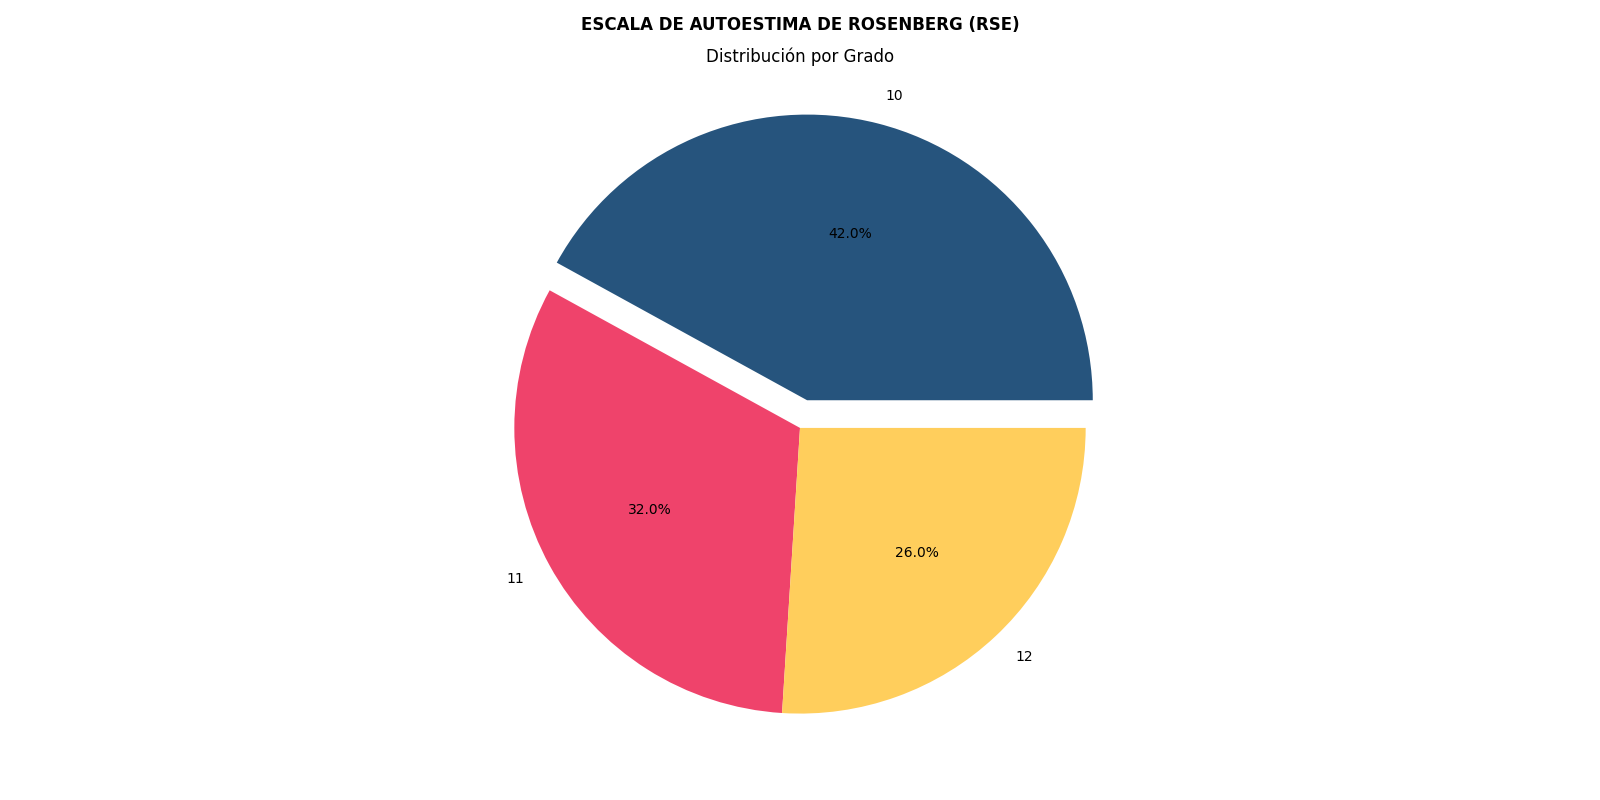

This chart was generated by the following Python code:
import csv
import matplotlib.pyplot as plt

data = []
preguntas = []

with open('Datos de contacto.csv', 'r') as csvfile:
    reader = csv.reader(csvfile)
    headers = next(reader)  # Lee la primera línea completa
    preguntas = headers[2:]  # Array con las preguntas

    for row in reader:
        grado = row[1]  # Grado del estudiante
        respuestas = [4 if x == "Muy de acuerdo" else 3 if x == "De acuerdo" else 2 if x == "En desacuerdo" else 1 if x == "Muy en desacuerdo" else None for x in row[2:]]  # Convierte las respuestas a valores numéricos
        data.append([grado] + respuestas)  # Agrega la fila con el grado y las respuestas a la lista data

def calculate_means():
    grado_scores = {}
    grado_frequencies = {}
    for row in data:
        grado = row[0]
        scores = row[1:]
        if grado in grado_scores:
            grado_scores[grado] += sum(score / 10 for score in scores)
            grado_frequencies[grado] += 1
        else:
            grado_scores[grado] = sum(score / 10 for score in scores)
            grado_frequencies[grado] = 1
    mean_scores = [(grado_scores[grado] / grado_frequencies[grado]) * 1.25 for grado in sorted(grado_frequencies.keys())]
    return mean_scores


def plot_grado_distribution():
    grado_frequencies = {grado: sum(1 for row in data if row[0] == str(grado)) for grado in [10, 11, 12]}
    sizes = [grado_frequencies[grado] for grado in sorted(grado_frequencies.keys())]
    explode = [0, 0, 0]
    explode[max(enumerate(sorted(grado_frequencies.keys())), key=lambda x: grado_frequencies[x[1]])[0]] = 0.1
    plt.subplot(1, 1, 1)
    plt.title("Distribución por Grado")
    plt.pie(sizes, labels=[str(grado) for grado in sorted(grado_frequencies.keys())], explode=explode, autopct="%1.1f%%", colors=color_palette)

if __name__ == "__main__":
    mean_scores = calculate_means()
    plt.figure(figsize=(16, 8))
    plt.suptitle("ESCALA DE AUTOESTIMA DE ROSENBERG (RSE)", fontweight="bold")
    color_palette = ["#26547d", "#ef436b", "#ffce5c", "#05c793", "#fff5eb"]
    plot_grado_distribution()
    plt.tight_layout()
    plt.savefig("Grado.png")